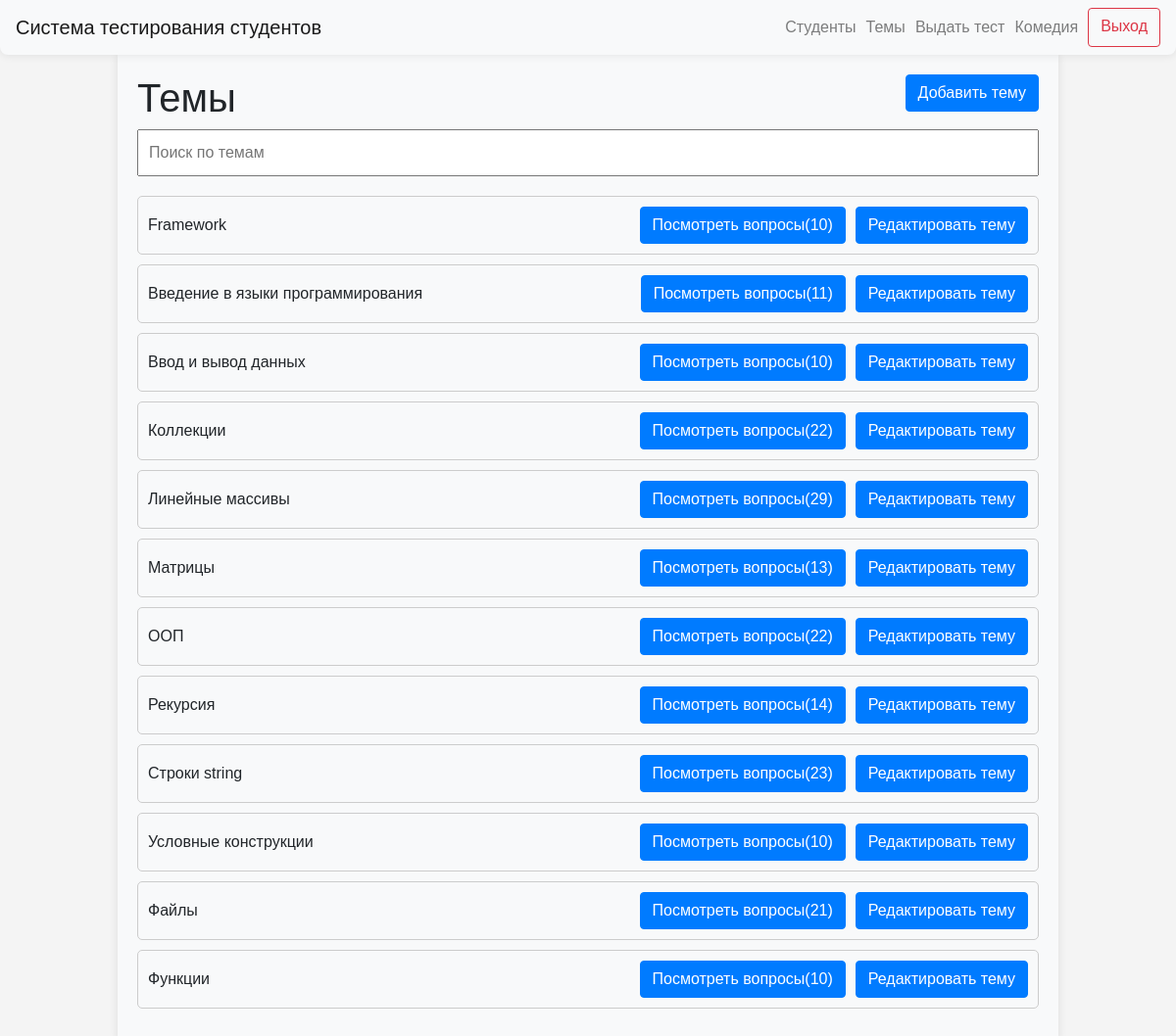
/topics (signed in), run on an earlier commit of the app's database.
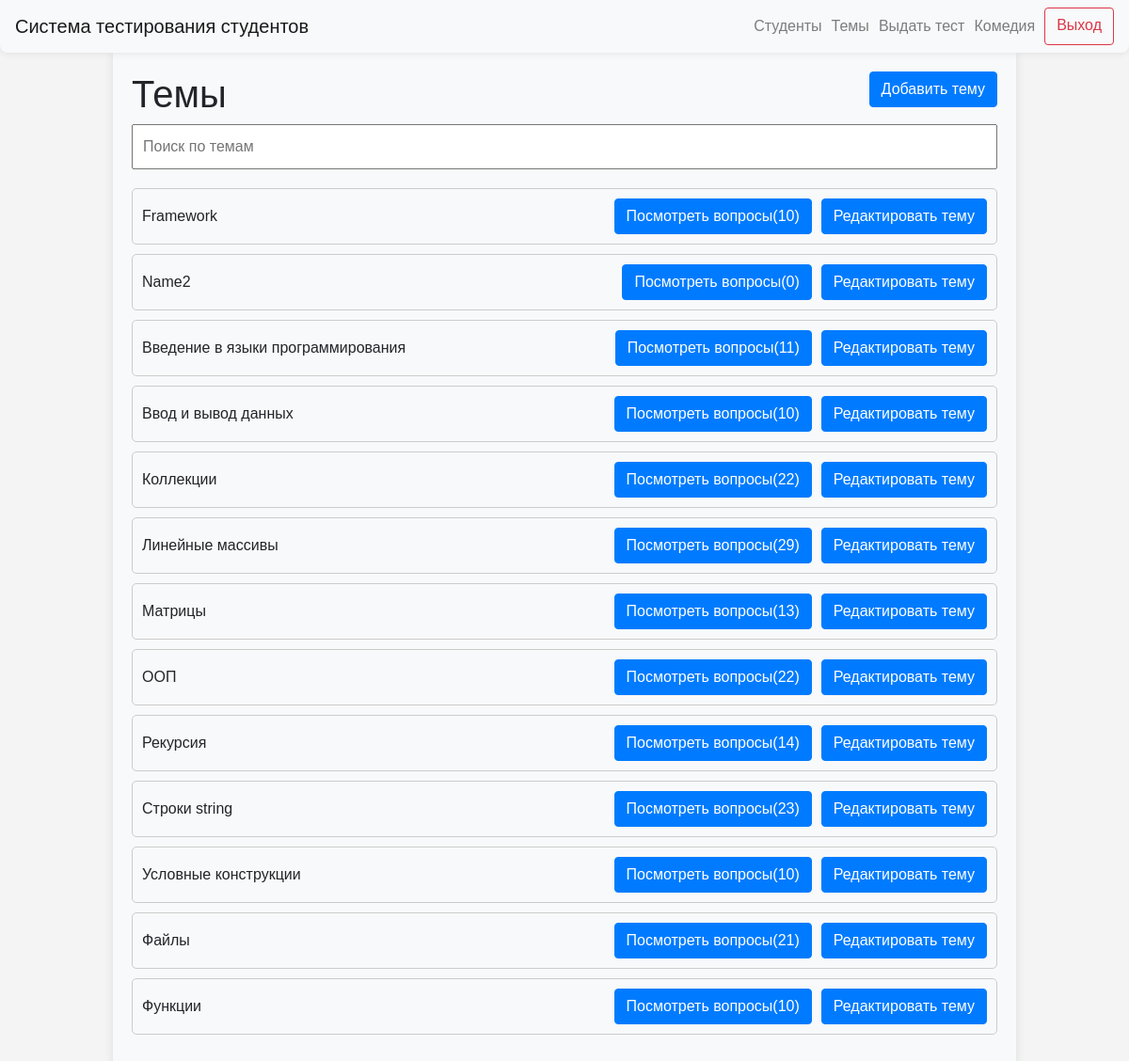
And on a later commit of the database.
### data/topics.py (models this page shows)
class Topic(SqlAlchemyBase, UserMixin, SerializerMixin):
    __tablename__ = "topics"
    id = sqlalchemy.Column(sqlalchemy.Integer,
                           primary_key=True, autoincrement=True)
    name = sqlalchemy.Column(sqlalchemy.String, nullable=True)

### server.py (the view)
@app.route("/topics")
@login_required
def topics():
    if current_user.user_level == "admin":
        db_sess = db_session.create_session()
        query = (
            select(
                Topic.id,
                Topic.name,
                func.count(Question.id).label("question_count"),
            )
            .join(
                Question,
                Topic.id == Question.topic_id,
                isouter=True,
            )
            .group_by(
                Topic.id,
            )
            .order_by(
                Topic.name,
            )
        )
        topics_with_count_of_questions = db_sess.execute(query).all()
        db_sess.close()
        return render_template(
            "topics.html",
            topics=topics_with_count_of_questions,
            title="Темы",
        )
    abort(403)

### data/db_session.py (called while the page is built)
def create_session() -> Session:
    global __factory
    return __factory()

### server.py (called while the page is built)
@login_manager.user_loader
def load_user(user_id):
    db_sess = db_session.create_session()
    return db_sess.query(User).get(user_id)

### templates/topics.html (shortened to what this page needs)
{% extends "base.html" %}
{% block content %}
<body>
<h1>Темы<a type="button" class="btn btn-primary" style="float: right;" href="/add_topic">Добавить тему</a></h1>
<input type="text" id="searchInput" onkeyup="searchTests()" placeholder="Поиск по темам">
<ul id="testList">
    {% for topic in topics %}
    <li class="testItem">{{ topic.name }}
        <div class="buttons-container"><a type="button" class="btn btn-primary" href="/questions/{{ topic.id }}">Посмотреть
            вопросы({{ topic.question_count }})</a><a
                type="button" class="btn btn-primary"
                href="/edit_topic/{{ topic.id }}">Редактировать
            тему</a></div>
    </li>
    {% endfor %}
</ul>
</body>
{% endblock %}

What changed in the data, as far as the page shows it:
added Topic: name "Name2", question_count "0"
